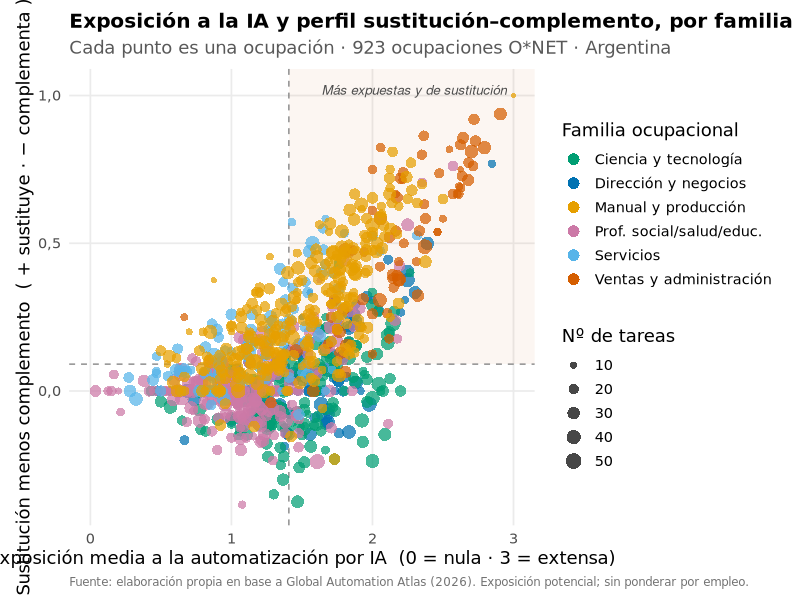
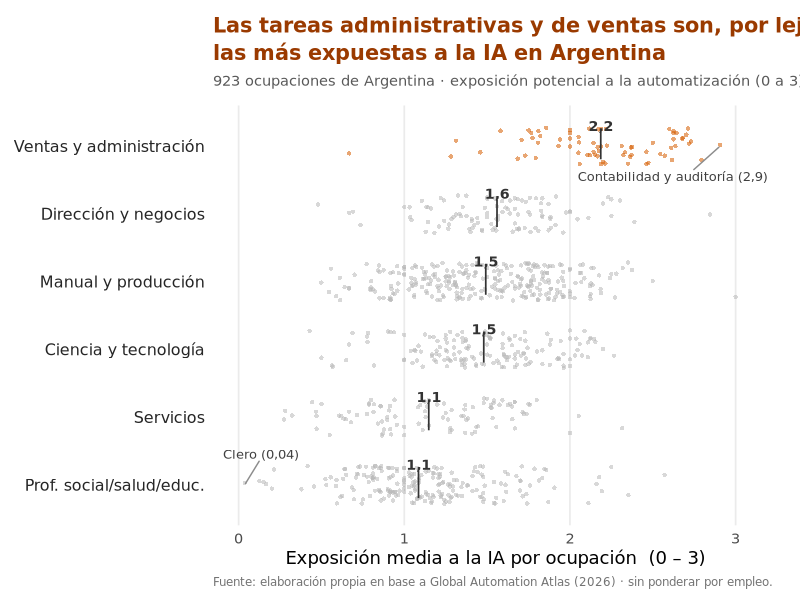

Source code (R) for these figures, in order:
# ============================================================
# 07_graficos_instancia3.R  (Instancia 3 — visualización)
# Dos gráficos en ggplot2: uno exploratorio y uno comunicativo,
# sobre el hallazgo robusto (dentro de Argentina): la exposición
# a la IA se concentra en la familia "Ventas y administración".
# Lee de:   input/arg_ocupaciones.csv
# Escribe:  output/graficos/grupo_09_exploratorio.jpg
#           output/graficos/grupo_09_comunicativo.jpg
# ============================================================
suppressMessages({library(ggplot2); library(dplyr); library(readr)
                  library(scales); library(ggrepel); library(ragg)})
FAM <- "DejaVu Sans"

out <- file.path("output","graficos"); if (!dir.exists(out)) dir.create(out, recursive = TRUE)
a <- read_csv("input/arg_ocupaciones.csv", show_col_types = FALSE)

fmap <- c("11"="Dirección y negocios","13"="Dirección y negocios",
 "15"="Ciencia y tecnología","17"="Ciencia y tecnología","19"="Ciencia y tecnología",
 "21"="Prof. social/salud/educ.","23"="Prof. social/salud/educ.","25"="Prof. social/salud/educ.",
 "27"="Prof. social/salud/educ.","29"="Prof. social/salud/educ.",
 "31"="Servicios","33"="Servicios","35"="Servicios","37"="Servicios","39"="Servicios",
 "41"="Ventas y administración","43"="Ventas y administración",
 "45"="Manual y producción","47"="Manual y producción","49"="Manual y producción",
 "51"="Manual y producción","53"="Manual y producción")
a <- a %>% mutate(soc2 = substr(onet_soc_code,1,2),
                  familia = fmap[soc2],
                  neto = substitution_share - augmentation_share) %>%
           filter(!is.na(familia))

pal <- c("Ventas y administración"="#D55E00","Dirección y negocios"="#0072B2",
         "Manual y producción"="#E69F00","Ciencia y tecnología"="#009E73",
         "Servicios"="#56B4E9","Prof. social/salud/educ."="#CC79A7")
mx <- median(a$mean_exposure); my <- median(a$neto)

# ---------- GRÁFICO 1 — EXPLORATORIO ----------
g_exp <- ggplot(a, aes(mean_exposure, neto)) +
  annotate("rect", xmin = mx, xmax = Inf, ymin = my, ymax = Inf, fill = "#D55E00", alpha = 0.05) +
  geom_hline(yintercept = my, linetype = "dashed", colour = "grey55") +
  geom_vline(xintercept = mx, linetype = "dashed", colour = "grey55") +
  geom_point(aes(colour = familia, size = task_count), alpha = 0.72, stroke = 0) +
  annotate("text", x = 2.95, y = 1.02, hjust = 1,
           label = "Más expuestas y de sustitución", fontface = "italic",
           size = 3.4, colour = "grey30") +
  scale_colour_manual(values = pal, name = "Familia ocupacional") +
  scale_size_continuous(range = c(1, 5.5), name = "Nº de tareas") +
  scale_x_continuous(limits = c(0,3), breaks = 0:3) +
  scale_y_continuous(labels = label_number(accuracy = 0.1, decimal.mark = ",")) +
  labs(
    title = "Exposición a la IA y perfil sustitución–complemento, por familia ocupacional",
    subtitle = "Cada punto es una ocupación · 923 ocupaciones O*NET · Argentina",
    x = "Exposición media a la automatización por IA  (0 = nula · 3 = extensa)",
    y = "Sustitución menos complemento  ( + sustituye · − complementa )",
    caption = "Fuente: elaboración propia en base a Global Automation Atlas (2026). Exposición potencial; sin ponderar por empleo."
  ) +
  guides(colour = guide_legend(override.aes = list(size = 4, alpha = 1), order = 1)) +
  theme_minimal(base_size = 13, base_family = FAM) +
  theme(plot.title = element_text(face = "bold", size = 14.5),
        plot.subtitle = element_text(colour = "grey35", margin = margin(b = 8)),
        plot.caption = element_text(colour = "grey45", hjust = 0, size = 8.5),
        legend.position = "right", panel.grid.minor = element_blank(),
        plot.margin = margin(10, 14, 8, 12))

ggsave(file.path(out,"grupo_09_exploratorio.jpg"), g_exp, device = agg_jpeg,
       width = 24, height = 15, units = "cm", dpi = 300)

# ---------- GRÁFICO 2 — COMUNICATIVO ----------
ord <- a %>% group_by(familia) %>% summarise(med = median(mean_exposure)) %>% arrange(med)
a <- a %>% mutate(familia = factor(familia, levels = ord$familia),
                  destacar = familia == "Ventas y administración")
meds <- a %>% group_by(familia) %>% summarise(med = median(mean_exposure))
etq <- a %>% filter(occupation_title %in% c("Bookkeeping, Accounting, and Auditing Clerks","Clergy")) %>%
  mutate(lab = ifelse(occupation_title=="Clergy","Clero (0,04)","Contabilidad y auditoría (2,9)"),
         ny = ifelse(occupation_title=="Clergy", 0.45, -0.45))

set.seed(9)
g_com <- ggplot(a, aes(mean_exposure, familia)) +
  geom_jitter(aes(colour = destacar), height = 0.28, width = 0, size = 1.5, alpha = 0.55, stroke = 0) +
  geom_point(data = meds, aes(med, familia), shape = 124, size = 7, colour = "grey20") +
  geom_text(data = meds, aes(med, familia, label = number(med, accuracy = 0.1, decimal.mark = ",")),
            vjust = -1.5, size = 3.6, colour = "grey20", fontface = "bold", family = FAM) +
  geom_text_repel(data = etq, aes(mean_exposure, familia, label = lab),
                  size = 3.3, colour = "grey25", family = FAM, nudge_y = etq$ny,
                  segment.colour = "grey55", min.segment.length = 0, seed = 9, box.padding = 0.5) +
  scale_colour_manual(values = c("TRUE"="#D55E00","FALSE"="grey72"), guide = "none") +
  scale_x_continuous(limits = c(0,3.1), breaks = 0:3) +
  labs(
    title = "Las tareas administrativas y de ventas son, por lejos,\nlas más expuestas a la IA en Argentina",
    subtitle = "923 ocupaciones de Argentina · exposición potencial a la automatización (0 a 3) · barra = mediana",
    x = "Exposición media a la IA por ocupación  (0 – 3)",
    y = NULL,
    caption = "Fuente: elaboración propia en base a Global Automation Atlas (2026) · sin ponderar por empleo."
  ) +
  theme_minimal(base_size = 13, base_family = FAM) +
  theme(plot.title = element_text(face = "bold", size = 15, colour = "#9A3A00", lineheight = 1.1),
        plot.subtitle = element_text(colour = "grey35", margin = margin(t = 2, b = 12), size = 10.5),
        plot.caption = element_text(colour = "grey45", hjust = 0, size = 8.5),
        axis.text.y = element_text(size = 11.5, colour = "grey15"),
        panel.grid.major.y = element_blank(), panel.grid.minor = element_blank(),
        plot.margin = margin(12, 16, 8, 10))

ggsave(file.path(out,"grupo_09_comunicativo.jpg"), g_com, device = agg_jpeg,
       width = 24, height = 14.5, units = "cm", dpi = 300)

cat("OK -> grupo_09_exploratorio.jpg · grupo_09_comunicativo.jpg\n")
